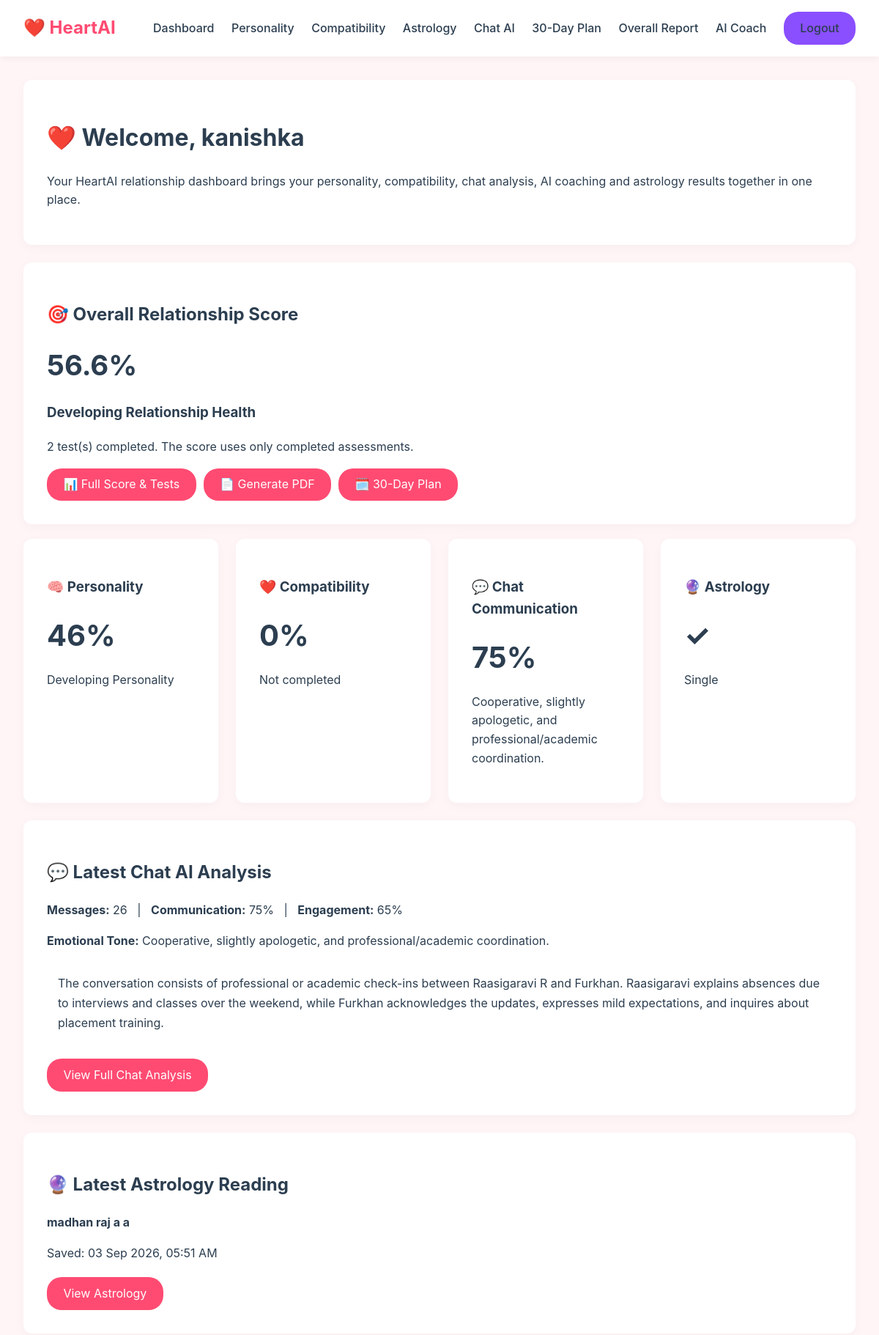
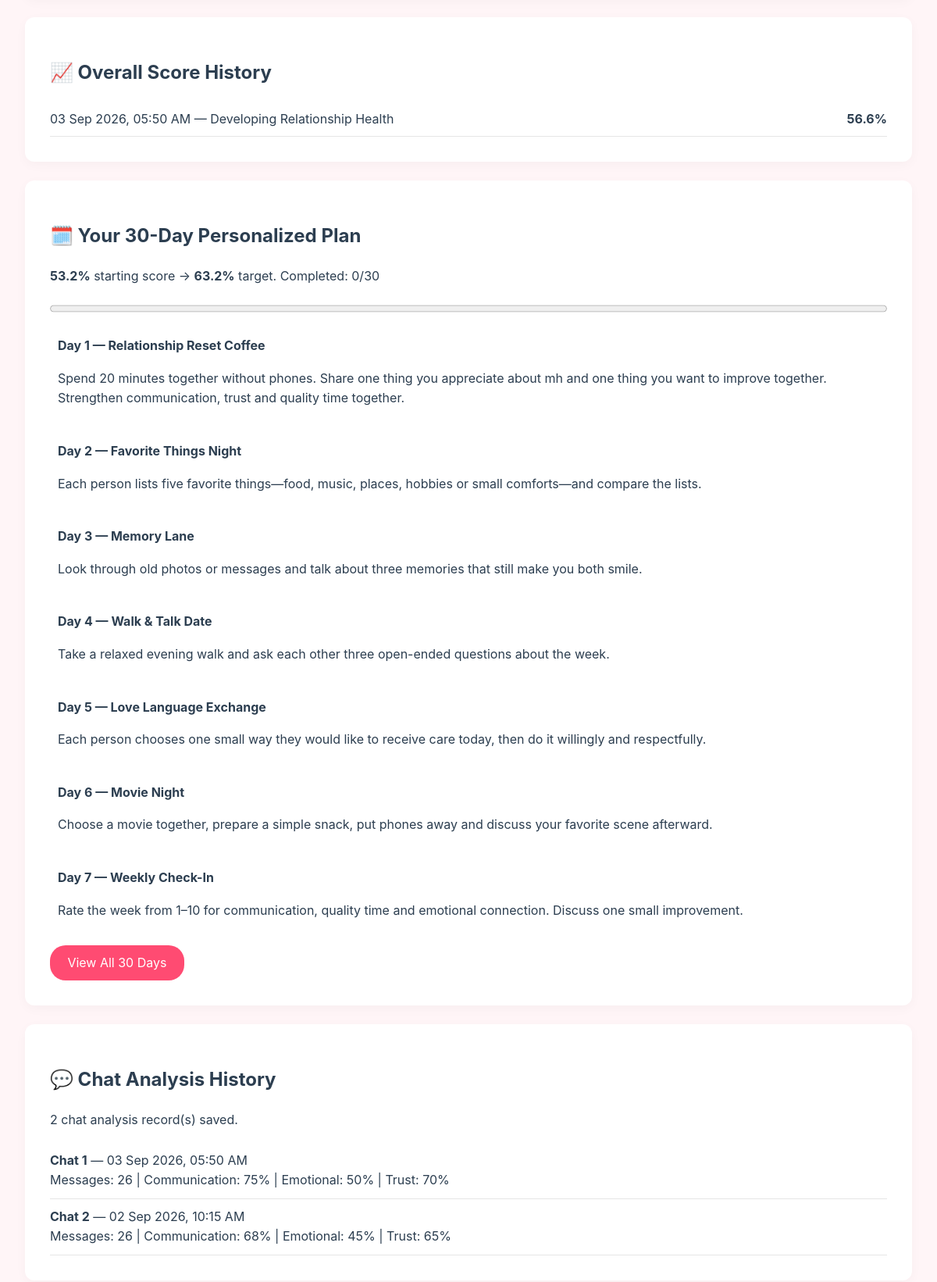
/dashboard (signed in, upper part), run on the app's committed database (2 pictures, top to bottom).
### models/user.py (models this page shows, shortened)
class User(db.Model):
    __tablename__ = "users"
    id = db.Column(db.Integer, primary_key=True)
    name = db.Column(db.String(100), nullable=False)
    email = db.Column(db.String(120), unique=True, nullable=False)
    password_hash = db.Column(db.String(255), nullable=False)
    created_at = db.Column(
        db.DateTime,
        default=datetime.utcnow,
        nullable=False
    )
    personality_profile = db.relationship(
        "PersonalityProfile",
        back_populates="user",
        uselist=False,
        cascade="all, delete-orphan"
    )
    astrology_profile = db.relationship(
        "AstrologyProfile",
        back_populates="user",
        uselist=False,
        cascade="all, delete-orphan"
    )
    relationships = db.relationship(
        "Relationship",
        foreign_keys="Relationship.user_id",
        back_populates="user",
        cascade="all, delete-orphan"
    )
    chat_analyses = db.relationship(
        "ChatAnalysis",
        back_populates="user",
        cascade="all, delete-orphan"
    )

### models/assessment.py (models this page shows)
class AssessmentSnapshot(db.Model):
    __tablename__ = "assessment_snapshots"
    id = db.Column(db.Integer, primary_key=True)
    user_id = db.Column(db.Integer, db.ForeignKey("users.id", ondelete="CASCADE"), nullable=False)
    relationship_id = db.Column(db.Integer, db.ForeignKey("relationships.id", ondelete="CASCADE"), nullable=True)
    overall_score = db.Column(db.Float, default=0.0, nullable=False)
    category = db.Column(db.String(100), nullable=False)
    personality_score = db.Column(db.Float, default=0.0)
    compatibility_score = db.Column(db.Float, default=0.0)
    chat_score = db.Column(db.Float, default=0.0)
    emotional_score = db.Column(db.Float, default=0.0)
    trust_score = db.Column(db.Float, default=0.0)
    tests_completed = db.Column(db.Integer, default=0)
    score_breakdown = db.Column(db.Text, nullable=True)
    created_at = db.Column(db.DateTime, default=datetime.utcnow, nullable=False)

### models/personality.py (models this page shows, shortened)
class PersonalityProfile(db.Model):
    __tablename__ = "personality_profiles"
    id = db.Column(db.Integer, primary_key=True)
    user_id = db.Column(db.Integer, db.ForeignKey("users.id", ondelete="CASCADE"), nullable=False, unique=True)
    communication_style = db.Column(db.Float, nullable=True, default=0.0)
    emotional_openness = db.Column(db.Float, nullable=True, default=0.0)
    conflict_style = db.Column(db.Float, nullable=True, default=0.0)
    trust_level = db.Column(db.Float, nullable=True, default=0.0)
    social_preference = db.Column(db.Float, nullable=True, default=0.0)
    relationship_expectation = db.Column(db.Float, nullable=True, default=0.0)
    overall_score = db.Column(db.Float, nullable=True, default=0.0)
    relationship_score = db.Column(db.Float, nullable=True, default=0.0)
    personality_type = db.Column(db.String(100), nullable=True)
    interests_text = db.Column(db.Text, nullable=True)
    lifestyle_text = db.Column(db.Text, nullable=True)
    answers_json = db.Column(db.Text, nullable=True)
    compatibility_score = db.Column(db.Float, nullable=True, default=0.0)
    compatibility_data = db.Column(db.Text, nullable=True)
    created_at = db.Column(db.DateTime, default=datetime.utcnow, nullable=False)
    updated_at = db.Column(db.DateTime, default=datetime.utcnow, onupdate=datetime.utcnow, nullable=False)
    user = db.relationship("User", back_populates="personality_profile")

### models/chat_analysis.py (models this page shows, shortened)
class ChatAnalysis(db.Model):
    __tablename__ = "chat_analyses"
    id = db.Column(db.Integer, primary_key=True)
    user_id = db.Column(db.Integer, db.ForeignKey("users.id", ondelete="CASCADE"), nullable=False)
    relationship_id = db.Column(db.Integer, db.ForeignKey("relationships.id", ondelete="SET NULL"), nullable=True)
    participants = db.Column(db.Text, nullable=True)
    total_messages = db.Column(db.Integer, default=0)
    participant_statistics = db.Column(db.Text, nullable=True)
    positive_percentage = db.Column(db.Float, default=0.0)
    neutral_percentage = db.Column(db.Float, default=0.0)
    negative_percentage = db.Column(db.Float, default=0.0)
    communication_score = db.Column(db.Float, default=0.0)
    engagement_score = db.Column(db.Float, default=0.0)
    emotional_score = db.Column(db.Float, default=0.0)
    trust_score = db.Column(db.Float, default=0.0)
    compatibility_score = db.Column(db.Float, default=0.0)
    emotional_tone = db.Column(db.String(100), default="Neutral")
    ai_summary = db.Column(db.Text, nullable=True)
    ai_analysis_json = db.Column(db.Text, nullable=True)
    chat_text = db.Column(db.Text, nullable=False)
    analysis = db.Column(db.Text, nullable=True)
    created_at = db.Column(db.DateTime, default=datetime.utcnow, nullable=False)
    user = db.relationship("User", back_populates="chat_analyses")
    relationship = db.relationship("Relationship", back_populates="chat_analyses")

### models/astrology.py (models this page shows, shortened)
class AstrologyReading(db.Model):
    __tablename__ = "astrology_readings"
    id = db.Column(db.Integer, primary_key=True)
    user_id = db.Column(db.Integer, db.ForeignKey("users.id", ondelete="CASCADE"), nullable=False)
    profile_id = db.Column(db.Integer, db.ForeignKey("astrology_profiles.id", ondelete="SET NULL"), nullable=True)
    mode = db.Column(db.String(20), nullable=False, default="single")
    person1_name = db.Column(db.String(200), nullable=False)
    person2_name = db.Column(db.String(200), nullable=True)
    person1_data = db.Column(db.Text, nullable=False)
    person2_data = db.Column(db.Text, nullable=True)
    combined_data = db.Column(db.Text, nullable=True)
    created_at = db.Column(db.DateTime, default=datetime.utcnow, nullable=False)
    profile = db.relationship("AstrologyProfile", back_populates="readings")
    user = db.relationship("User", backref=db.backref("astrology_readings", cascade="all, delete-orphan"))

### models/relationship_plan.py (models this page shows)
class RelationshipPlan(db.Model):
    __tablename__ = 'relationship_plans'
    id = db.Column(db.Integer, primary_key=True)
    relationship_id = db.Column(db.Integer, db.ForeignKey('relationships.id'), nullable=False)
    initial_score = db.Column(db.Float, default=0.0)
    target_score = db.Column(db.Float, default=0.0)
    start_date = db.Column(db.DateTime, default=datetime.utcnow)
    end_date = db.Column(db.DateTime, nullable=True)
    status = db.Column(db.String(20), default='active')
    created_at = db.Column(db.DateTime, default=datetime.utcnow)
    tasks = db.relationship('DailyTask', backref='plan', cascade="all, delete-orphan")

class DailyTask(db.Model):
    __tablename__ = 'daily_tasks'
    id = db.Column(db.Integer, primary_key=True)
    plan_id = db.Column(db.Integer, db.ForeignKey('relationship_plans.id'), nullable=False)
    day_number = db.Column(db.Integer, nullable=False)
    week_number = db.Column(db.Integer, nullable=False)
    title = db.Column(db.String(150), nullable=False)
    description = db.Column(db.Text, nullable=False)
    completed = db.Column(db.Boolean, default=False)
    completed_at = db.Column(db.DateTime, nullable=True)

### routes/dashboard.py (the view)
@dashboard_bp.route("/dashboard")
def index():
    uid = session.get("user_id")
    if not uid:
        return redirect(url_for("auth.login"))
    user = User.query.get(uid)
    if not user:
        session.clear()
        return redirect(url_for("auth.login"))
    personality = PersonalityProfile.query.filter_by(user_id=uid).first()
    relationship = Relationship.query.filter_by(user_id=uid, status="active").order_by(Relationship.id.desc()).first()
    compatibility = CompatibilityResult.query.filter_by(relationship_id=relationship.id).order_by(CompatibilityResult.id.desc()).first() if relationship else None
    chats = ChatAnalysis.query.filter_by(user_id=uid).order_by(ChatAnalysis.created_at.desc()).all()
    chat = chats[0] if chats else None
    astrology = AstrologyReading.query.filter_by(user_id=uid).order_by(AstrologyReading.id.desc()).first()
    assessment = AssessmentService.calculate(uid, save=False)
    assessment_history = AssessmentSnapshot.query.filter_by(user_id=uid).order_by(AssessmentSnapshot.created_at.desc()).limit(10).all()
    plan = AssessmentService.ensure_plan(assessment) if assessment else None
    tasks = DailyTask.query.filter_by(plan_id=plan.id).order_by(DailyTask.day_number.asc()).all() if plan else []
    completed_tasks = sum(1 for task in tasks if task.completed)
    return render_template(
        "dashboard.html",
        user=user,
        personality=personality,
        relationship=relationship,
        compatibility=compatibility,
        chat=chat,
        chats=chats,
        astrology=astrology,
        assessment=assessment,
        assessment_history=assessment_history,
        plan=plan,
        tasks=tasks,
        completed_tasks=completed_tasks,
        chat_result=_json(chat.ai_analysis_json, {}) if chat else {},
    )

### templates/dashboard.html (shortened to what this page needs)
{% extends "base.html" %}
{% block content %}
<div class="main-content">
    <div class="card">
        <h1>❤️ Welcome, {{ user.name }}</h1>
        <p>
            Your HeartAI relationship dashboard brings your personality,
            compatibility, chat analysis, AI coaching and astrology results
            together in one place.
        </p>
    </div>
    {% if assessment %}
    <div class="card" style="margin-bottom:20px;">
        <h2>🎯 Overall Relationship Score</h2>
        <div class="score-badge" style="font-size:2.4rem;">{{ "%.1f"|format(assessment.overall_score) }}%</div>
        <h3>{{ assessment.category }}</h3>
        <p>{{ assessment.tests_completed }} test(s) completed. The score uses only completed assessments.</p>
        <div style="display:flex;gap:10px;flex-wrap:wrap;margin-top:15px;">
            <a class="btn-primary" href="{{ url_for('assessment.assessment_report') }}">📊 Full Score & Tests</a>
            <a class="btn-primary" href="{{ url_for('assessment.assessment_report_pdf') }}">📄 Generate PDF</a>
            {% if plan %}<a class="btn-primary" href="{{ url_for('progress.plan_view') }}">🗓️ 30-Day Plan</a>{% endif %}
        </div>
    </div>
    {% endif %}
    <div class="metrics-grid">
        <div class="card">
            <h3>🧠 Personality</h3>
            <div class="score-badge">
                {{ "%.0f"|format((personality.overall_score if personality else 0)|float) }}%
            </div>
            <p>
                {% if personality %}
                    {{ personality.personality_type or "Personality Profile" }}
                {% else %}
                    Not completed
                {% endif %}
            </p>
        </div>
        <div class="card">
            <h3>❤️ Compatibility</h3>
            <div class="score-badge">
                {{ "%.0f"|format((compatibility.overall_score if compatibility else 0)|float) }}%
            </div>
            <p>
                {% if compatibility %}
                    {{ compatibility.category or "Compatibility Result" }}
                {% else %}
                    Not completed
                {% endif %}
            </p>
        </div>
        <div class="card">
            <h3>💬 Chat Communication</h3>
            <div class="score-badge">
                {{ "%.0f"|format((chat.communication_score if chat else 0)|float) }}%
            </div>
            <p>
                {% if chat %}
                    {{ chat.emotional_tone or "Analyzed" }}
                {% else %}
                    No chat analysis
                {% endif %}
            </p>
        </div>
        <div class="card">
            <h3>🔮 Astrology</h3>
            <div class="score-badge">
                {% if astrology %}
                    ✓
                {% else %}
                    —
                {% endif %}
            </div>
            <p>
                {% if astrology %}
                    {{ astrology.mode|capitalize }}
                {% else %}
                    Not completed
                {% endif %}
            </p>
        </div>
    </div>
    {% if chat %}
    <div class="card">
        <h2>💬 Latest Chat AI Analysis</h2>
        <p>
            <strong>Messages:</strong>
            {{ chat.total_messages or 0 }}
            &nbsp; | &nbsp;
            <strong>Communication:</strong>
            {{ "%.0f"|format((chat.communication_score or 0)|float) }}%
            &nbsp; | &nbsp;
            <strong>Engagement:</strong>
            {{ "%.0f"|format((chat.engagement_score or 0)|float) }}%
        </p>
        <p>
            <strong>Emotional Tone:</strong>
            {{ chat.emotional_tone or "Neutral" }}
        </p>
        {% if chat.ai_summary %}
        <div style="
            margin-top:15px;
            padding:15px;
            border-radius:10px;
            background:rgba(255,255,255,0.06);
            line-height:1.7;
        ">
            {{ chat.ai_summary }}
        </div>
        {% endif %}
        <div style="margin-top:20px;">
            <a
                class="btn-primary"
                href="{{ url_for('chat.latest_analysis') }}"
            >
                View Full Chat Analysis
            </a>
        </div>
    </div>
    {% endif %}
    {% if astrology %}
    <div class="card">
        <h2>🔮 Latest Astrology Reading</h2>
        <p>
            <strong>{{ astrology.person1_name }}</strong>
        </p>
        {% if astrology.created_at %}
        <p>
            Saved:
            {{ astrology.created_at.strftime('%d %b %Y, %I:%M %p') }}
        </p>
        {% endif %}
        <div style="margin-top:20px;">
            <a
                class="btn-primary"
                href="{{ url_for('astrology.astrology_view') }}"
            >
                View Astrology
            </a>
        </div>
    </div>
    {% endif %}
    {% if assessment_history %}
    <div class="card">
        <h2>📈 Overall Score History</h2>
        {% for item in assessment_history %}
        <div style="display:flex;justify-content:space-between;padding:8px 0;border-bottom:1px solid rgba(128,128,128,.2);">
            <span>{{ item.created_at.strftime('%d %b %Y, %I:%M %p') if item.created_at else '' }} — {{ item.category }}</span>
            <strong>{{ "%.1f"|format(item.overall_score) }}%</strong>
        </div>
        {% endfor %}
    </div>
    {% endif %}
    {% if plan %}
    <div class="card">
        <h2>🗓️ Your 30-Day Personalized Plan</h2>
        <p><strong>{{ "%.1f"|format(plan.initial_score) }}%</strong> starting score → <strong>{{ "%.1f"|format(plan.target_score) }}%</strong> target. Completed: {{ completed_tasks }}/30</p>
        <div style="margin:12px 0;">
            <progress value="{{ completed_tasks }}" max="30" style="width:100%;height:18px;"></progress>
        </div>
        {% for task in tasks[:7] %}
        <div class="task-item {{ 'completed' if task.completed else '' }}" style="padding:10px;margin:6px 0;border-radius:8px;">
            <strong>Day {{ task.day_number }} — {{ task.title }}</strong>
            <p>{{ task.description }}</p>
        </div>
        {% endfor %}
        <a class="btn-primary" href="{{ url_for('progress.plan_view') }}">View All 30 Days</a>
    </div>
    {% endif %}
    {% if chats %}
    <div class="card">
        <h2>💬 Chat Analysis History</h2>
        <p>{{ chats|length }} chat analysis record(s) saved.</p>
        {% for item in chats[:5] %}
        <div style="padding:10px 0;border-bottom:1px solid rgba(128,128,128,.2);">
            <strong>Chat {{ loop.index }}</strong> — {{ item.created_at.strftime('%d %b %Y, %I:%M %p') if item.created_at else '' }}<br>
            Messages: {{ item.total_messages or 0 }} | Communication: {{ "%.0f"|format(item.communication_score or 0) }}% | Emotional: {{ "%.0f"|format(item.emotional_score or 0) }}% | Trust: {{ "%.0f"|format(item.trust_score or 0) }}%
        </div>
        {% endfor %}
    </div>
    {% endif %}
</div>
{% endblock %}

### data on the page
User: name "kanishka"
AssessmentSnapshot: category "Developing Relationship Health", created_at "03 Sep 2026, 05:50 AM", overall_score "56.6"
PersonalityProfile: overall_score "46", personality_type "Developing Personality"
ChatAnalysis: communication_score "75", emotional_tone "Cooperative, slightly apologetic, and professional/academic coordination.", total_messages "26", engagement_score "65", ai_summary "The conversation consists of professional or academic check-ins between Raasigaravi R and Furkhan. Raasigaravi explains absences due to interviews and classes over the weekend, while Furkhan acknowledges the updates, expresses mild expectations, and inquires about placement training.", created_at "03 Sep 2026, 05:50 AM", emotional_score "50", trust_score "70"
AstrologyReading: mode "Single", person1_name "madhan raj a a", created_at "03 Sep 2026, 05:51 AM"
RelationshipPlan: initial_score "53.2", target_score "63.2"
DailyTask: day_number "1", title "Relationship Reset Coffee", description "Spend 20 minutes together without phones. Share one thing you appreciate about mh and one thing you want to improve together. Strengthen communication, trust and quality time together."
DailyTask: day_number "2", title "Favorite Things Night", description "Each person lists five favorite things—food, music, places, hobbies or small comforts—and compare the lists."
DailyTask: day_number "3", title "Memory Lane", description "Look through old photos or messages and talk about three memories that still make you both smile."
DailyTask: day_number "4", title "Walk & Talk Date", description "Take a relaxed evening walk and ask each other three open-ended questions about the week."
DailyTask: day_number "5", title "Love Language Exchange", description "Each person chooses one small way they would like to receive care today, then do it willingly and respectfully."
DailyTask: day_number "6", title "Movie Night", description "Choose a movie together, prepare a simple snack, put phones away and discuss your favorite scene afterward."
DailyTask: day_number "7", title "Weekly Check-In", description "Rate the week from 1–10 for communication, quality time and emotional connection. Discuss one small improvement."
ChatAnalysis: created_at "02 Sep 2026, 10:15 AM", total_messages "26", communication_score "68", emotional_score "45", trust_score "65"

### other printed values
{{ "%.1f"|format(assessment.overall_score) }} "56.6"
{{ assessment.tests_completed }} "2"
{{ completed_tasks }} "0"
{{ chats|length }} "2"
